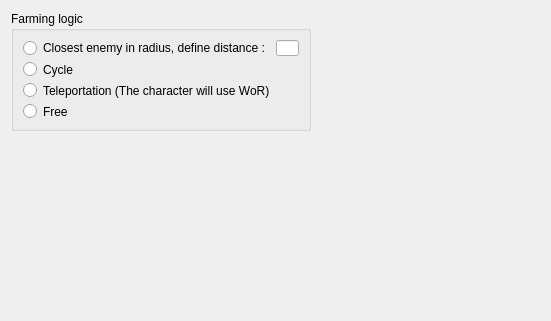
<?xml version="1.0" encoding="UTF-8"?>
<ui version="4.0">
 <class>PathingWidget</class>
 <widget class="QWidget" name="PathingWidget">
  <property name="geometry">
   <rect>
    <x>0</x>
    <y>0</y>
    <width>551</width>
    <height>321</height>
   </rect>
  </property>
  <property name="windowTitle">
   <string>Form</string>
  </property>
  <layout class="QGridLayout" name="gridLayout">
   <item row="1" column="0">
    <spacer name="verticalSpacer">
     <property name="orientation">
      <enum>Qt::Vertical</enum>
     </property>
     <property name="sizeHint" stdset="0">
      <size>
       <width>20</width>
       <height>40</height>
      </size>
     </property>
    </spacer>
   </item>
   <item row="0" column="0">
    <widget class="QGroupBox" name="groupBox_8">
     <property name="maximumSize">
      <size>
       <width>300</width>
       <height>120</height>
      </size>
     </property>
     <property name="title">
      <string>Farming logic</string>
     </property>
     <layout class="QGridLayout" name="gridLayout_17">
      <item row="1" column="0" colspan="2">
       <widget class="QRadioButton" name="RB_CYCLE">
        <property name="text">
         <string>Cycle</string>
        </property>
       </widget>
      </item>
      <item row="2" column="0" colspan="2">
       <widget class="QRadioButton" name="RB_TP">
        <property name="text">
         <string>Teleportation (The character will use WoR)</string>
        </property>
       </widget>
      </item>
      <item row="0" column="0">
       <widget class="QRadioButton" name="RB_RADIUS">
        <property name="text">
         <string>Closest enemy in radius, define distance :</string>
        </property>
       </widget>
      </item>
      <item row="0" column="1">
       <widget class="QLineEdit" name="LE_RADIUSVALUE"/>
      </item>
      <item row="3" column="0" colspan="2">
       <widget class="QRadioButton" name="RB_FREE">
        <property name="text">
         <string>Free</string>
        </property>
       </widget>
      </item>
     </layout>
    </widget>
   </item>
   <item row="0" column="1" rowspan="2">
    <widget class="MapWidget" name="W_MAP" native="true"/>
   </item>
   <item row="2" column="1">
    <spacer name="verticalSpacer_2">
     <property name="orientation">
      <enum>Qt::Vertical</enum>
     </property>
     <property name="sizeHint" stdset="0">
      <size>
       <width>20</width>
       <height>40</height>
      </size>
     </property>
    </spacer>
   </item>
  </layout>
 </widget>
 <customwidgets>
  <customwidget>
   <class>MapWidget</class>
   <extends>QWidget</extends>
   <header>widgets/mapwidget.h</header>
   <container>1</container>
  </customwidget>
 </customwidgets>
 <resources/>
 <connections/>
</ui>
